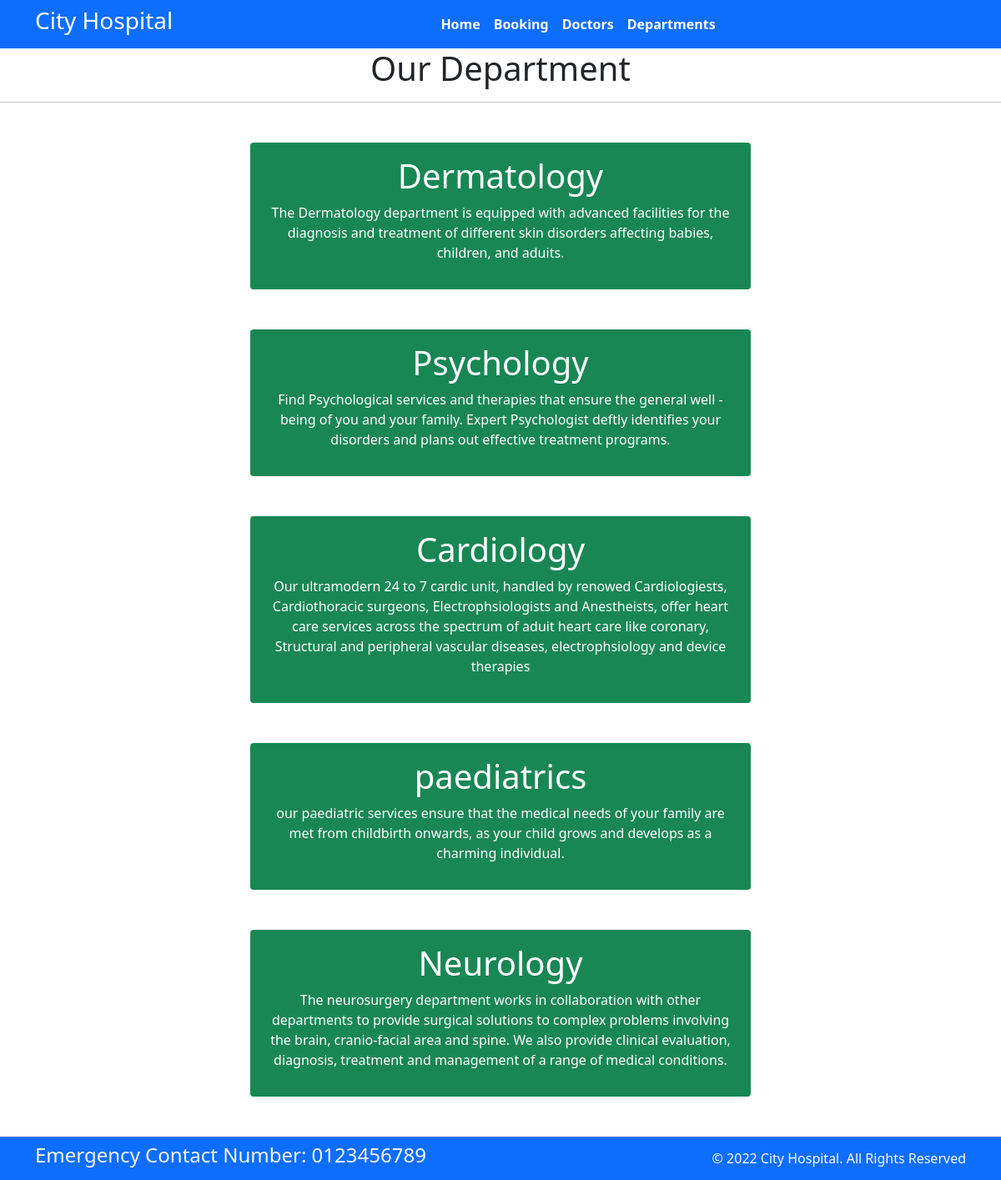
Screenshot of /department with the database file from the repository.
### home/models.py (models this page shows, shortened)
class Departments(models.Model):
    dep_name = models.CharField(max_length=100)
    dep_desc = models.TextField(max_length=350)

### home/views.py (the view)
# urls.py: path('department',views.department,name='department'),
def department(request):
    dict_dept={
        'dept':Departments.objects.all()
    }
    return render(request,'department.html',dict_dept)

### templates/department.html (shortened to what this page needs)
{% extends 'base.html' %}
{% block contant %}
<h1 class="text-center"> Our Department</h1>
<hr>
{% for i in dept %}
<div class="mx-auto w-50 bg-success text-center text-white p-3 my-5 border-warning rounded">
    <h1>{{i.dep_name}}</h1>
    <p>{{i.dep_desc}}</p>
</div>
{% endfor %}
{% endblock %}

### rows the page displays
Departments: dep_name "Dermatology", dep_desc "The Dermatology department is equipped with advanced facilities for the diagnosis and treatment of different skin disorders affecting babies, children, and aduits."
Departments: dep_name "Psychology", dep_desc "Find Psychological services and therapies that ensure the general well -being of you and your family. Expert Psychologist deftly identifies your disorders and plans out effective treatment programs."
Departments: dep_name "Cardiology", dep_desc "Our ultramodern 24 to 7 cardic unit, handled by renowed Cardiologiests, Cardiothoracic surgeons, Electrophsiologists and Anestheists, offer heart care services across the spectrum of aduit heart care like coronary, Structural and peripheral vascular diseases, electrophsiology and device therapies"
Departments: dep_name "paediatrics", dep_desc "our paediatric services ensure that the medical needs of your family are met from childbirth onwards, as your child grows and develops as a charming individual."
Departments: dep_name "Neurology", dep_desc "The neurosurgery department works in collaboration with other departments to provide surgical solutions to complex problems involving the brain, cranio-facial area and spine. We also provide clinical evaluation, diagnosis, treatment and management of a range of medical conditions."
